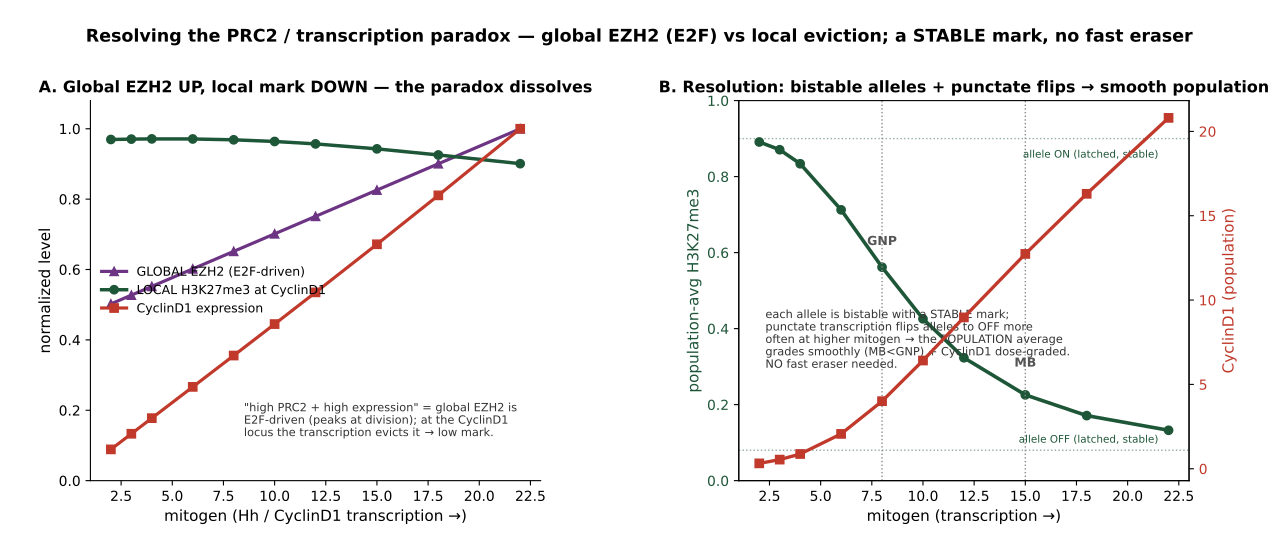

Source code (Python):
"""Figure: resolving the PRC2/transcription paradox.
A. The paradox + first resolution: mitogen drives GLOBAL EZH2 UP (E2F-target, peaks at division) yet the LOCAL
   H3K27me3 at CyclinD1 DOWN (evicted by the higher transcription) -> high PRC2 + high expression coexist; ChIP MB<GNP.
B. The deep resolution: the transcription<->PRC2 antagonism is a bistable SWITCH (no graded intermediate in mean-
   field). But a single ALLELE is bistable with a STABLE mark (ON=high / OFF=low); PUNCTATE transcription flips
   alleles to OFF more often at higher mitogen; the POPULATION AVERAGE is then a smooth, graded MB<GNP + dose-graded
   CyclinD1 -- with NO fast eraser (each allele's mark is stable, latched). Self-contained. Run: python simulations/fig_prc2_transcription_paradox.py"""
import os
import numpy as np
import matplotlib
matplotlib.use('Agg')
import matplotlib.pyplot as plt

# --- A: mean-field locus (global EZH2 up, local mark down) ---
def steady(mit, EZH2, g=0.95, he=3, M0=0.7, repmax=0.8, a_rw=0.9, Krep=0.36, Kev=2.4, kw=0.021, a0=0.018,
           hr=4, delta=0.0007, mu=0.0006):
    M = M0
    for _ in range(120000):
        rep = repmax * M**hr / (Krep**hr + M**hr); T = mit * (1 - rep); ev = g * T**he / (Kev**he + T**he)
        M = min(1.0, max(0.0, M + (kw * EZH2 * (a0 + a_rw * M) * (1 - M) * (1 - ev) - delta * M - mu * M) * 0.5))
    return M, mit * (1 - repmax * M**hr / (Krep**hr + M**hr))
mit = np.array([2, 3, 4, 6, 8, 10, 12, 15, 18, 22]); ez = 2.0 + 0.11 * mit
mf = np.array([steady(m, e) for m, e in zip(mit, ez)])

# --- B: allele-population model. Each allele bistable (ON mark 0.9 / OFF mark 0.08, STABLE). Punctate transcription
#     flips ON->OFF at a mitogen-tuned rate; PRC2 re-methylation flips OFF->ON at a constant rate. Population fraction
#     OFF (and thus average mark, CyclinD1) grades SMOOTHLY with mitogen. ---
M_ON, M_OFF, K_SW, H_SW, LEAK = 0.90, 0.08, 9.0, 3.0, 0.15
f_off = (mit / K_SW)**H_SW / (1 + (mit / K_SW)**H_SW)          # population fraction of OFF (active) alleles
avg_mark = (1 - f_off) * M_ON + f_off * M_OFF                   # population-average H3K27me3 (what ChIP sees)
cyc = mit * ((1 - f_off) * LEAK + f_off)                        # CyclinD1: OFF alleles full, ON alleles leaky

fig, (axA, axB) = plt.subplots(1, 2, figsize=(12.8, 5.6))
fig.subplots_adjust(left=0.07, right=0.93, top=0.82, bottom=0.14, wspace=0.44)

c_ez, c_mk, c_cd = '#6c3483', '#1e5638', '#c0392b'
axA.plot(mit, ez / ez.max(), '-^', color=c_ez, lw=2.3, ms=6, label='GLOBAL EZH2 (E2F-driven)')
axA.plot(mit, mf[:, 0], '-o', color=c_mk, lw=2.5, ms=6, label='LOCAL H3K27me3 at CyclinD1')
axA.plot(mit, mf[:, 1] / mf[:, 1].max(), '-s', color=c_cd, lw=2.3, ms=6, label='CyclinD1 expression')
axA.set_xlabel('mitogen (Hh / CyclinD1 transcription →)', fontsize=11); axA.set_ylabel('normalized level', fontsize=11)
axA.set_title('A. Global EZH2 UP, local mark DOWN — the paradox dissolves', fontsize=11.5, fontweight='bold')
axA.legend(fontsize=9, frameon=False, loc='center left'); axA.set_ylim(0, 1.08)
for s in ('top', 'right'): axA.spines[s].set_visible(False)
axA.text(8.5, 0.12, '"high PRC2 + high expression" = global EZH2 is\nE2F-driven (peaks at division); at the CyclinD1\nlocus the transcription evicts it → low mark.',
         fontsize=8.2, color='#333', va='bottom')

axB.plot(mit, avg_mark, '-o', color=c_mk, lw=2.6, ms=6, label='population-avg H3K27me3 (ChIP)')
axB.axhline(M_ON, color=c_mk, ls=':', lw=1, alpha=0.5); axB.axhline(M_OFF, color=c_mk, ls=':', lw=1, alpha=0.5)
axB.text(21.5, M_ON - 0.05, 'allele ON (latched, stable)', fontsize=7.5, color=c_mk, ha='right')
axB.text(21.5, M_OFF + 0.02, 'allele OFF (latched, stable)', fontsize=7.5, color=c_mk, ha='right')
axB2 = axB.twinx()
axB2.plot(mit, cyc, '-s', color=c_cd, lw=2.4, ms=6, label='CyclinD1 (population)')
axB2.set_ylabel('CyclinD1 (population)', color=c_cd, fontsize=11); axB2.tick_params(axis='y', labelcolor=c_cd)
axB.set_ylabel('population-avg H3K27me3', color=c_mk, fontsize=11); axB.tick_params(axis='y', labelcolor=c_mk)
axB.axvline(8, color='#888', ls=':', lw=1); axB.axvline(15, color='#888', ls=':', lw=1)
axB.text(8, 0.62, 'GNP', ha='center', fontsize=9, color='#555', fontweight='bold'); axB.text(15, 0.30, 'MB', ha='center', fontsize=9, color='#555', fontweight='bold')
axB.set_xlabel('mitogen (transcription →)', fontsize=11); axB.set_ylim(0, 1.0)
axB.set_title('B. Resolution: bistable alleles + punctate flips → smooth population', fontsize=11.5, fontweight='bold')
for s in ('top',): axB.spines[s].set_visible(False)
axB.text(2.3, 0.45, 'each allele is bistable with a STABLE mark;\npunctate transcription flips alleles to OFF more\noften at higher mitogen → the POPULATION average\ngrades smoothly (MB<GNP) + CyclinD1 dose-graded.\nNO fast eraser needed.',
         fontsize=8.2, color='#333', va='top')
print(f"  population avg mark: GNP(mit8) {avg_mark[4]:.2f}  MB(mit15) {avg_mark[7]:.2f}  MB/GNP {avg_mark[7]/avg_mark[4]:.2f}; CyclinD1 fold {cyc[7]/cyc[4]:.2f}")

fig.suptitle('Resolving the PRC2 / transcription paradox — global EZH2 (E2F) vs local eviction; a STABLE mark, no fast eraser',
             fontsize=12.6, fontweight='bold', y=0.95)
out = os.path.join(os.path.dirname(os.path.abspath(__file__)), 'fig_prc2_transcription_paradox.png')
fig.savefig(out, dpi=150); fig.savefig(out.replace('.png', '.pdf'))
print('->', out)
